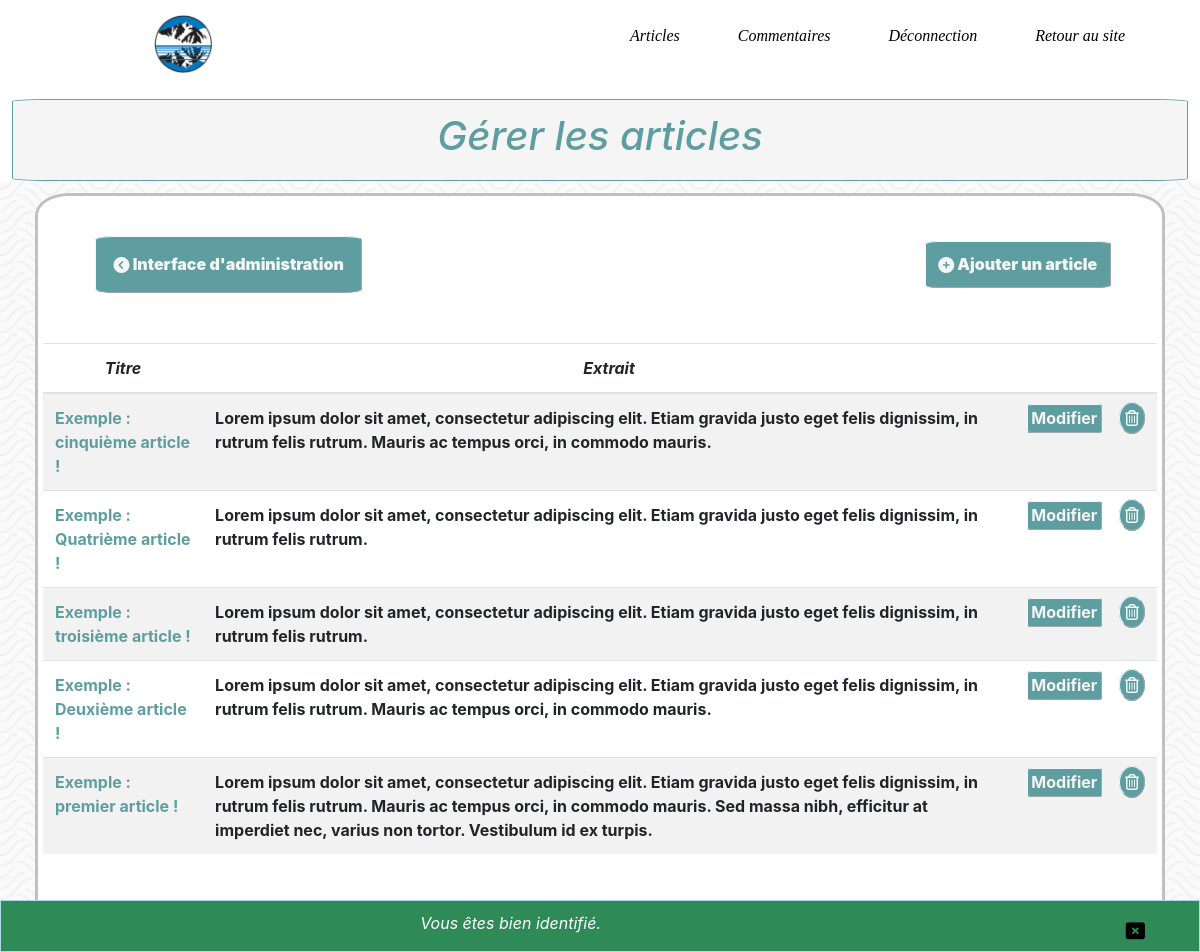
The page /index.php?action=tablePost (signed in) on the database its author committed.
### tables this page shows
CREATE TABLE IF NOT EXISTS `post` (
  `id` int(11) NOT NULL AUTO_INCREMENT,
  `title` varchar(255) NOT NULL,
  `extract_content` varchar(255) NOT NULL,
  `contents` text NOT NULL,
  `date_creation` datetime NOT NULL DEFAULT CURRENT_TIMESTAMP,
  PRIMARY KEY (`id`)
);

### controller/backend/adminPostController.php (called while the page is built, shortened)
<?php
require_once('model/PostManager.php');
Class adminPostController  {
	public function tablePost()  {
		$postManager = new Cornelissen\Blog\Model\PostManager();
		$posts = $postManager->listPosts();
		require ('view/backend/tablePostView.php');
	}
}

### model/PostManager.php (called while the page is built, shortened)
<?php
Class PostManager extends Manager
{
	public function listPosts()  {
  		$db = $this->dbConnect();
	    $req = $db->query('SELECT * FROM post ORDER BY id DESC');
	    return $req;
	}
}

### view/backend/tablePostView.php (the view, shortened to what this page needs)
<div class="row">
	<div class="col-lg-12 post">
		<div class="row">
			<div class="col-lg-4 paneladd">
				<a class="panel" href="index.php?action=admin"><i class="fas fa-chevron-circle-left"></i> Interface d'administration</a>
			</div>
			<div class="offset-lg-5	col-lg-3 paneladd">
				<a class="panel" href="index.php?action=addPost"><i class="fas fa-plus-circle"></i> Ajouter un article</a>
			</div>
		</div>
		<div class="row">
			<table class="table table-striped table-condensed">
				<thead>
					<tr>
						<th>Titre</th>
						<th>Extrait</th>
						<th> </th>
						<th> </th>
					</tr>
				</thead>
				<tbody>
				<?php
				while ($post = $posts->fetch())  {
				?>
					<tr>
						<th class=""><a class="linkpost" href="index.php?action=post&amp;id=<?=$post['id'];?>" target="_blank"><?= $post['title']; ?></th>
						<th class=""><?= $post['extract_content']; ?></th>
						<th class=""><a class="panel" href="index.php?action=editPost&amp;id=<?=$post['id']; ?>">Modifier</a></th>
						<th class="bulle"><a class="panel" onclick="return confirm('Voulez-vous supprimer cet article ?');" href="index.php?action=deletePost&amp;id=<?=$post['id']; ?>"><i class="far fa-trash-alt"></i></i></a></th>
					</tr>
				<?php
				}
				?>
				</tbody>
			</table>
		</div>
	</div>
</div>
<?php
require('template.php');
?>

### public/css/style.css (style rules this page uses)
body { background: url("../images/just-waves.png"); }
.post { border : 3px solid silver; background: white; padding: 5%; margin-bottom: 2%; border-radius: 3%; }
table { margin-top: 5%; }
thead tr { text-align: center; font-style: italic; margin-top: 5%; }
.linkpost { text-decoration: none; color: cadetblue; }
.panel { border: 1px outset aliceblue; border-radius : 7%; background: cadetblue; padding: 5%; margin-bottom: 2%; text-decoration: none; color: whitesmoke; }
.paneladd { text-align: center; margin-bottom: 1%; }
.paneladd .panel { font-weight: 900; }
.bulle { text-align: center; }
.bulle a { text-align: center; border: 1px outset aliceblue; border-radius: 50%; padding: 5px; background: cadetblue; color: whitesmoke; }

### rows shown on the page
post: title "Exemple : cinquième article !", extract_content "Lorem ipsum dolor sit amet, consectetur adipiscing elit. Etiam gravida justo eget felis dignissim, in rutrum felis rutrum. Mauris ac tempus orci, in commodo mauris."
post: title "Exemple : Quatrième article !", extract_content "Lorem ipsum dolor sit amet, consectetur adipiscing elit. Etiam gravida justo eget felis dignissim, in rutrum felis rutrum."
post: title "Exemple : troisième article !", extract_content "Lorem ipsum dolor sit amet, consectetur adipiscing elit. Etiam gravida justo eget felis dignissim, in rutrum felis rutrum."
post: title "Exemple : Deuxième article !", extract_content "Lorem ipsum dolor sit amet, consectetur adipiscing elit. Etiam gravida justo eget felis dignissim, in rutrum felis rutrum. Mauris ac tempus orci, in commodo mauris."
post: title "Exemple : premier article !", extract_content "Lorem ipsum dolor sit amet, consectetur adipiscing elit. Etiam gravida justo eget felis dignissim, in rutrum felis rutrum. Mauris ac tempus orci, in commodo mauris. Sed massa nibh, efficitur at imperdiet nec, varius non tortor. Vestibulum id ex turpis."

### other values the page prints
$title "Gérer les articles"
$_SESSION['success'] "Vous êtes bien identifié."
